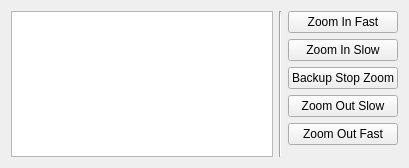
<?xml version="1.0" encoding="UTF-8"?>
<ui version="4.0">
 <class>camera_control</class>
 <widget class="QWidget" name="camera_control">
  <property name="geometry">
   <rect>
    <x>0</x>
    <y>0</y>
    <width>409</width>
    <height>157</height>
   </rect>
  </property>
  <property name="windowTitle">
   <string>Form</string>
  </property>
  <layout class="QGridLayout" name="gridLayout">
   <item row="0" column="2" rowspan="7">
    <widget class="Line" name="line">
     <property name="lineWidth">
      <number>1</number>
     </property>
     <property name="orientation">
      <enum>Qt::Vertical</enum>
     </property>
    </widget>
   </item>
   <item row="3" column="3">
    <widget class="QPushButton" name="wide_normal">
     <property name="text">
      <string>Zoom Out Slow</string>
     </property>
    </widget>
   </item>
   <item row="1" column="3">
    <widget class="QPushButton" name="tele_normal">
     <property name="text">
      <string>Zoom In Slow</string>
     </property>
    </widget>
   </item>
   <item row="0" column="1" rowspan="7">
    <widget class="QTextBrowser" name="status"/>
   </item>
   <item row="0" column="3">
    <widget class="QPushButton" name="tele_fast">
     <property name="text">
      <string>Zoom In Fast</string>
     </property>
    </widget>
   </item>
   <item row="4" column="3">
    <widget class="QPushButton" name="wide_fast">
     <property name="text">
      <string>Zoom Out Fast</string>
     </property>
    </widget>
   </item>
   <item row="2" column="3">
    <widget class="QPushButton" name="zoomstop">
     <property name="text">
      <string>Backup Stop Zoom</string>
     </property>
    </widget>
   </item>
  </layout>
 </widget>
 <resources/>
 <connections/>
</ui>
